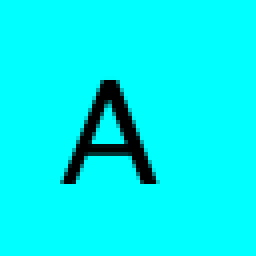
#> input picture MachineStudy/jike_project/ch08/data/a.png, 64 x 64 px (shown 4 times larger)
$ python autos.py --depth data/a.png
#> lines starting #> are read from the running program, lines starting #| are printed output that depends on the picture
__author__ = 'lenovo'
#coding=utf-8

import sys,random,argparse
from PIL import Image,ImageDraw

# create spacing/depth example
def createSpacingDepthExample():
    tiles = [ Image.open('data/a.png'),Image.open('data/b.png'),Image.open('data/c.png')]
    img = Image.new("RGB",(600,400),(0,0,0))
    spacing = [10,20,40]
    for j,tile in enumerate(tiles):
        for i in range(8):
            img.paste(tile,(10+i*(100+j*10),10+j*100))
    img.save('sdepth.png')

# create an image filled with random circles
def createRandomTile(dims):
    # create image
    img = Image.new("RGB",dims)
    draw = ImageDraw.Draw(img) #画圆圈
    # set the radius of a random circle to 1% of width or height,whichever is smaller
    r = int(min(*dims)/100) # python中的*运算符能将dims元组中的宽高解包
    # number of circles
    n = 1000
    # draw random circles
    for i in range(n):
        # 减 r 是为了让绘制的圆圈在图像中，而不会出现一半在图像外的场景
        x,y = random.randint(0,dims[0]-r),random.randint(0,dims[1]-r)
        fill = (random.randint(0,255),random.randint(0,255),random.randint(0,255))
        draw.ellipse((x-r,y-r,x+r,y+r),fill)
    return img

# tile a graphics file to create an intermediate image of a set size
def createTiledImage(tile,dims):
    # create the new image
    img = Image.new("RGB",dims)
    W,H = dims
    w,h = tile.size
    # calculate the number of tiles needed
    cols = int(W/w)+1
    rows = int(H/h)+1
    # paste the tiles into the image
    for i in range(rows):
        for j in range(cols):
            img.paste(tile,(j*w,i*h))
    # output the image
    return img

# create a depth map for testing
def createDepthMap(dims):
    dmap = Image.new('L',dims)
    dmap.paste(10,(200,25,300,125))
    dmap.paste(30,(200,150,300,250))
    dmap.paste(20,(200,275,300,375))
    return dmap

# given a depth map image and an input image
# create a new image with pixels shifted according to depth
def createDepthShiftedImage(dmap,img):
    # size check
    assert dmap.size == img.size
    # create shifted image
    sImg = img.copy()
    # get pixel access
    pixD = dmap.load()
    pixS = sImg.load()
    # shift pixels output based on depth map
    cols,rows = sImg.size
    for j in range(rows):
        for i in range(cols):
            xshift = pixD[i,j]/10
            xpos = i-140+xshift
            if xpos > 0 and xpos <cols:
                pixS[i,j] = pixS[xpos,j]
    return sImg

# given a depth map (image) and an input image
# create a new image with pixels shifted according to depth
def createAutostereogram(dmap,tile):
    # convert the depth map to single channel if needed
    if dmap.mode is not 'L':
        dmap = dmap.convert('L')
    # if no image is specified for a tile,create a random circles tile
    if not tile:
        tile = createRandomTile((100,100))
    # create an image by tiling
    img = createTiledImage(tile,dmap.size)
    # create a shifted image using depth map values
    sImg = img.copy()
    # get access to image pixels by loading the image object first
    pixD = dmap.load()
    pixS = sImg.load()
    # shift pixels horizontally based on depth map
    cols,rows = sImg.size
    for j in range(rows):
        for i in range(cols):
            xshift = pixD[i,j]/10
            xpos = i-tile.size[0]+xshift
            if xpos > 0 and xpos<cols:
                pixS[i,j] = pixS[xpos,j]
    return sImg

# main function
def main():
    # use sys.argv if needed
    print("creating autostereogram...")
    # create parser
    parser = argparse.ArgumentParser(description="Autostereogram...")
    # add expected arugments
    parser.add_argument("--depth",dest="dmFile",required=True)
    parser.add_argument("--tile",dest="tileFile",required=False)
    parser.add_argument("--out",dest="outFile",required=False)
    # parse args
    args = parser.parse_args()
    # set the out file
    outFile = "as.png"
    if args.outFile:
        outFile = args.outFile
    # set tile
    tileFile = False
    if args.tileFile:
        tileFile = Image.open(args.tileFile)
    # open depth map
    dmImg = Image.open(args.dmFile)
#> dmImg is the input picture: PIL image 64x64 RGBA; mean R, G, B, A 0, 241.8, 241.8, 255
    # create stereogram
    asImg = createAutostereogram(dmImg,tileFile)
#> in createAutostereogram, `dmap = dmap.convert('L')`:
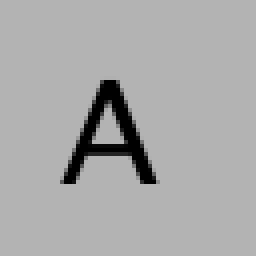
#> dmap: PIL image 64x64 L (shown 4 times larger); min 0, max 179, mean 169.7
#> in createRandomTile, `img = Image.new("RGB",dims)`: img: PIL image 100x100 RGB; every value is 0
#> in createAutostereogram, `tile = createRandomTile((100,100))`:
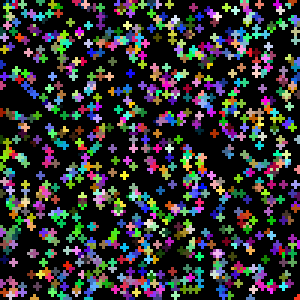
#> tile: PIL image 100x100 RGB (shown 3 times larger); mean R, G, B 48.7, 49.2, 49.5
#> in createTiledImage, `img = Image.new("RGB",dims)`: img: PIL image 64x64 RGB; every value is 0
#> after the loop in createTiledImage, `for i in range(rows):`:
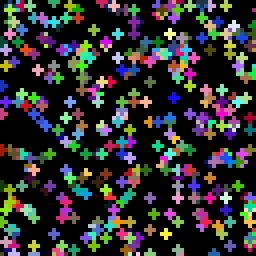
#> img: PIL image 64x64 RGB (shown 4 times larger); mean R, G, B 46.5, 47, 45.8
    # write output
    asImg.save(outFile)

# call main
if __name__=="__main__":
    main()

# 运行命令： python autos.py --depth data/stool-depth.png
# 使用随机生成的平铺图像 生成三维立体图像  as.png就是三维立体图像，我完全看不出来哪里立体
